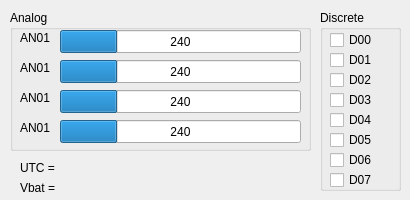
<?xml version="1.0" encoding="UTF-8"?>
<ui version="4.0">
 <class>Tester</class>
 <widget class="QWidget" name="Tester">
  <property name="geometry">
   <rect>
    <x>0</x>
    <y>0</y>
    <width>410</width>
    <height>200</height>
   </rect>
  </property>
  <property name="windowTitle">
   <string>TestWidget</string>
  </property>
  <widget class="QGroupBox" name="discreteBox">
   <property name="geometry">
    <rect>
     <x>320</x>
     <y>10</y>
     <width>81</width>
     <height>181</height>
    </rect>
   </property>
   <property name="title">
    <string>Discrete</string>
   </property>
   <widget class="QCheckBox" name="checkBoxD0">
    <property name="enabled">
     <bool>true</bool>
    </property>
    <property name="geometry">
     <rect>
      <x>10</x>
      <y>20</y>
      <width>61</width>
      <height>20</height>
     </rect>
    </property>
    <property name="text">
     <string>D00</string>
    </property>
   </widget>
   <widget class="QCheckBox" name="checkBoxD1">
    <property name="geometry">
     <rect>
      <x>10</x>
      <y>40</y>
      <width>61</width>
      <height>20</height>
     </rect>
    </property>
    <property name="text">
     <string>D01</string>
    </property>
   </widget>
   <widget class="QCheckBox" name="checkBoxD2">
    <property name="geometry">
     <rect>
      <x>10</x>
      <y>60</y>
      <width>61</width>
      <height>20</height>
     </rect>
    </property>
    <property name="text">
     <string>D02</string>
    </property>
   </widget>
   <widget class="QCheckBox" name="checkBoxD3">
    <property name="geometry">
     <rect>
      <x>10</x>
      <y>80</y>
      <width>61</width>
      <height>20</height>
     </rect>
    </property>
    <property name="text">
     <string>D03</string>
    </property>
   </widget>
   <widget class="QCheckBox" name="checkBoxD4">
    <property name="geometry">
     <rect>
      <x>10</x>
      <y>100</y>
      <width>61</width>
      <height>20</height>
     </rect>
    </property>
    <property name="text">
     <string>D04</string>
    </property>
   </widget>
   <widget class="QCheckBox" name="checkBoxD5">
    <property name="geometry">
     <rect>
      <x>10</x>
      <y>120</y>
      <width>61</width>
      <height>20</height>
     </rect>
    </property>
    <property name="text">
     <string>D05</string>
    </property>
   </widget>
   <widget class="QCheckBox" name="checkBoxD6">
    <property name="geometry">
     <rect>
      <x>10</x>
      <y>140</y>
      <width>61</width>
      <height>20</height>
     </rect>
    </property>
    <property name="text">
     <string>D06</string>
    </property>
   </widget>
   <widget class="QCheckBox" name="checkBoxD7">
    <property name="geometry">
     <rect>
      <x>10</x>
      <y>160</y>
      <width>61</width>
      <height>20</height>
     </rect>
    </property>
    <property name="text">
     <string>D07</string>
    </property>
   </widget>
  </widget>
  <widget class="QGroupBox" name="analogBox">
   <property name="geometry">
    <rect>
     <x>10</x>
     <y>10</y>
     <width>301</width>
     <height>141</height>
    </rect>
   </property>
   <property name="title">
    <string>Analog</string>
   </property>
   <widget class="QLabel" name="labelAn0">
    <property name="geometry">
     <rect>
      <x>10</x>
      <y>20</y>
      <width>31</width>
      <height>16</height>
     </rect>
    </property>
    <property name="text">
     <string>AN01</string>
    </property>
   </widget>
   <widget class="QProgressBar" name="barAn1">
    <property name="geometry">
     <rect>
      <x>50</x>
      <y>20</y>
      <width>241</width>
      <height>23</height>
     </rect>
    </property>
    <property name="maximum">
     <number>1000</number>
    </property>
    <property name="value">
     <number>240</number>
    </property>
    <property name="format">
     <string>%v</string>
    </property>
   </widget>
   <widget class="QProgressBar" name="barAn2">
    <property name="geometry">
     <rect>
      <x>50</x>
      <y>50</y>
      <width>241</width>
      <height>23</height>
     </rect>
    </property>
    <property name="maximum">
     <number>1000</number>
    </property>
    <property name="value">
     <number>240</number>
    </property>
    <property name="format">
     <string>%v</string>
    </property>
   </widget>
   <widget class="QLabel" name="labelAn1">
    <property name="geometry">
     <rect>
      <x>10</x>
      <y>50</y>
      <width>31</width>
      <height>16</height>
     </rect>
    </property>
    <property name="text">
     <string>AN01</string>
    </property>
   </widget>
   <widget class="QProgressBar" name="barAn3">
    <property name="geometry">
     <rect>
      <x>50</x>
      <y>80</y>
      <width>241</width>
      <height>23</height>
     </rect>
    </property>
    <property name="maximum">
     <number>1000</number>
    </property>
    <property name="value">
     <number>240</number>
    </property>
    <property name="format">
     <string>%v</string>
    </property>
   </widget>
   <widget class="QLabel" name="labelAn2">
    <property name="geometry">
     <rect>
      <x>10</x>
      <y>80</y>
      <width>31</width>
      <height>16</height>
     </rect>
    </property>
    <property name="text">
     <string>AN01</string>
    </property>
   </widget>
   <widget class="QProgressBar" name="barAn4">
    <property name="geometry">
     <rect>
      <x>50</x>
      <y>110</y>
      <width>241</width>
      <height>23</height>
     </rect>
    </property>
    <property name="maximum">
     <number>1000</number>
    </property>
    <property name="value">
     <number>240</number>
    </property>
    <property name="format">
     <string>%v</string>
    </property>
   </widget>
   <widget class="QLabel" name="labelAn3">
    <property name="geometry">
     <rect>
      <x>10</x>
      <y>110</y>
      <width>31</width>
      <height>16</height>
     </rect>
    </property>
    <property name="text">
     <string>AN01</string>
    </property>
   </widget>
  </widget>
  <widget class="QLabel" name="labelVbat">
   <property name="geometry">
    <rect>
     <x>20</x>
     <y>180</y>
     <width>111</width>
     <height>16</height>
    </rect>
   </property>
   <property name="text">
    <string>Vbat = </string>
   </property>
  </widget>
  <widget class="QLabel" name="labelTimeUtc">
   <property name="geometry">
    <rect>
     <x>20</x>
     <y>160</y>
     <width>281</width>
     <height>16</height>
    </rect>
   </property>
   <property name="text">
    <string>UTC = </string>
   </property>
  </widget>
 </widget>
 <layoutdefault spacing="6" margin="11"/>
 <resources/>
 <connections/>
</ui>
